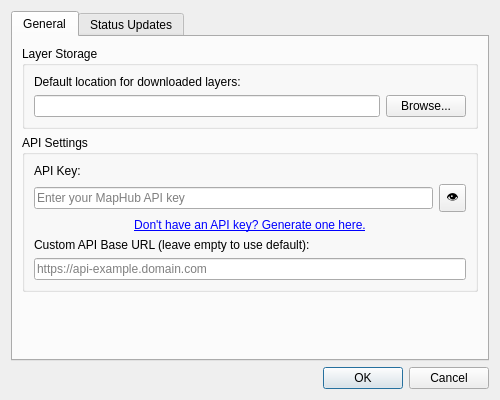
<?xml version="1.0" encoding="UTF-8"?>
<ui version="4.0">
 <class>SettingsDialog</class>
 <widget class="QDialog" name="SettingsDialog">
  <property name="geometry">
   <rect>
    <x>0</x>
    <y>0</y>
    <width>500</width>
    <height>400</height>
   </rect>
  </property>
  <property name="windowTitle">
   <string>MapHub Settings</string>
  </property>
  <layout class="QVBoxLayout" name="verticalLayout">
   <item>
    <widget class="QTabWidget" name="tabWidget">
     <property name="currentIndex">
      <number>0</number>
     </property>
     <widget class="QWidget" name="tabGeneral">
      <attribute name="title">
       <string>General</string>
      </attribute>
      <layout class="QVBoxLayout" name="verticalLayout_4">
       <item>
        <widget class="QGroupBox" name="groupBoxLayerStorage">
         <property name="title">
          <string>Layer Storage</string>
         </property>
         <layout class="QVBoxLayout" name="verticalLayout_5">
          <item>
           <widget class="QLabel" name="labelDefaultLocation">
            <property name="text">
             <string>Default location for downloaded layers:</string>
            </property>
           </widget>
          </item>
          <item>
           <layout class="QHBoxLayout" name="horizontalLayout_2">
            <item>
             <widget class="QLineEdit" name="defaultLocationLineEdit"/>
            </item>
            <item>
             <widget class="QPushButton" name="browseButton">
              <property name="text">
               <string>Browse...</string>
              </property>
             </widget>
            </item>
           </layout>
          </item>

         </layout>
        </widget>
       </item>
       <item>
        <widget class="QGroupBox" name="groupBoxAPI">
         <property name="title">
          <string>API Settings</string>
         </property>
         <layout class="QVBoxLayout" name="verticalLayout_6">
          <item>
           <widget class="QLabel" name="label_apikey">
            <property name="text">
             <string>API Key:</string>
            </property>
           </widget>
          </item>
          <item>
           <layout class="QHBoxLayout" name="horizontalLayout_3">
            <item>
             <widget class="QLineEdit" name="apiKeyLineEdit">
              <property name="echoMode">
               <enum>QLineEdit::Password</enum>
              </property>
              <property name="placeholderText">
               <string>Enter your MapHub API key</string>
              </property>
             </widget>
            </item>
            <item>
             <widget class="QToolButton" name="toolButton_showHide">
              <property name="text">
               <string>👁️</string>
              </property>
              <property name="checkable">
               <bool>true</bool>
              </property>
             </widget>
            </item>
           </layout>
          </item>
          <item>
           <widget class="QLabel" name="label_no_key">
            <property name="text">
             <string>&lt;a href=&quot;https://www.maphub.co/dashboard/api_keys&quot;&gt;Don't have an API key? Generate one here.&lt;/a&gt;</string>
            </property>
            <property name="alignment">
             <set>Qt::AlignCenter</set>
            </property>
            <property name="openExternalLinks">
             <bool>true</bool>
            </property>
           </widget>
          </item>
          <item>
           <widget class="QLabel" name="labelBaseUrl">
            <property name="text">
             <string>Custom API Base URL (leave empty to use default):</string>
            </property>
           </widget>
          </item>
          <item>
           <widget class="QLineEdit" name="baseUrlLineEdit">
            <property name="placeholderText">
             <string>https://api-example.domain.com</string>
            </property>
           </widget>
          </item>
         </layout>
        </widget>
       </item>
       <item>
        <spacer name="verticalSpacer_2">
         <property name="orientation">
          <enum>Qt::Vertical</enum>
         </property>
         <property name="sizeHint" stdset="0">
          <size>
           <width>20</width>
           <height>40</height>
          </size>
         </property>
        </spacer>
       </item>
      </layout>
     </widget>
     <widget class="QWidget" name="tabScheduler">
      <attribute name="title">
       <string>Status Updates</string>
      </attribute>
      <layout class="QVBoxLayout" name="verticalLayout_2">
       <item>
        <widget class="QGroupBox" name="groupBox">
         <property name="title">
          <string>Automatic Status Updates</string>
         </property>
         <layout class="QVBoxLayout" name="verticalLayout_3">
          <item>
           <widget class="QCheckBox" name="enablePeriodicUpdatesCheckBox">
            <property name="text">
             <string>Enable periodic status updates</string>
            </property>
           </widget>
          </item>
          <item>
           <layout class="QHBoxLayout" name="horizontalLayout">
            <item>
             <widget class="QLabel" name="label">
              <property name="text">
               <string>Update interval:</string>
              </property>
             </widget>
            </item>
            <item>
             <widget class="QSpinBox" name="updateIntervalSpinBox">
              <property name="minimum">
               <number>1</number>
              </property>
              <property name="maximum">
               <number>60</number>
              </property>
              <property name="value">
               <number>5</number>
              </property>
             </widget>
            </item>
            <item>
             <widget class="QLabel" name="label_2">
              <property name="text">
               <string>minutes</string>
              </property>
             </widget>
            </item>
            <item>
             <spacer name="horizontalSpacer">
              <property name="orientation">
               <enum>Qt::Horizontal</enum>
              </property>
              <property name="sizeHint" stdset="0">
               <size>
                <width>40</width>
                <height>20</height>
               </size>
              </property>
             </spacer>
            </item>
           </layout>
          </item>
          <item>
           <widget class="QPushButton" name="refreshNowButton">
            <property name="text">
             <string>Refresh Status Now</string>
            </property>
           </widget>
          </item>
         </layout>
        </widget>
       </item>
       <item>
        <spacer name="verticalSpacer">
         <property name="orientation">
          <enum>Qt::Vertical</enum>
         </property>
         <property name="sizeHint" stdset="0">
          <size>
           <width>20</width>
           <height>40</height>
          </size>
         </property>
        </spacer>
       </item>
      </layout>
     </widget>
    </widget>
   </item>
   <item>
    <widget class="QDialogButtonBox" name="buttonBox">
     <property name="orientation">
      <enum>Qt::Horizontal</enum>
     </property>
     <property name="standardButtons">
      <set>QDialogButtonBox::Cancel|QDialogButtonBox::Ok</set>
     </property>
    </widget>
   </item>
  </layout>
 </widget>
 <resources/>
 <connections>
  <connection>
   <sender>buttonBox</sender>
   <signal>accepted()</signal>
   <receiver>SettingsDialog</receiver>
   <slot>accept()</slot>
   <hints>
    <hint type="sourcelabel">
     <x>248</x>
     <y>254</y>
    </hint>
    <hint type="destinationlabel">
     <x>157</x>
     <y>274</y>
    </hint>
   </hints>
  </connection>
  <connection>
   <sender>buttonBox</sender>
   <signal>rejected()</signal>
   <receiver>SettingsDialog</receiver>
   <slot>reject()</slot>
   <hints>
    <hint type="sourcelabel">
     <x>316</x>
     <y>260</y>
    </hint>
    <hint type="destinationlabel">
     <x>286</x>
     <y>274</y>
    </hint>
   </hints>
  </connection>
 </connections>
</ui>
